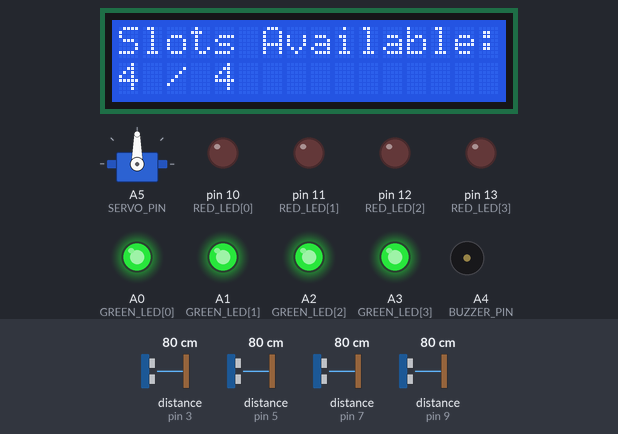
Bench run of a sketch on a simulated Arduino Uno, built with avr-gcc and run on an emulated ATmega328P. On the bench: 16×2 character LCD, servo, output pins drawn as LEDs (lit = HIGH), buzzer (waves = sounding, pin HIGH). Wiring (inferred from the names in the program): 4 × ultrasonic range finder: trigger pin 2, echo pin 3 / trigger pin 4, echo pin 5 / trigger pin 6, echo pin 7 / trigger pin 8, echo pin 9. The inputs (shaded band) are chosen by the test bench; at power-on: distance to the obstacle (sensors on pin 3, pin 5, pin 9, pin 7) 80 cm. The echo pulse lasts 58.3 µs per cm; pins used as bus, display or sensor lines are not drawn; what the sketch prints to the serial monitor is not drawn.

Above: at 2.7 s.
2.8 s: distance to the obstacle (sensor on pin 3) set to 18 cm
4.5 s: distance to the obstacle (sensor on pin 3) set to 14 cm
At 5.6 s:
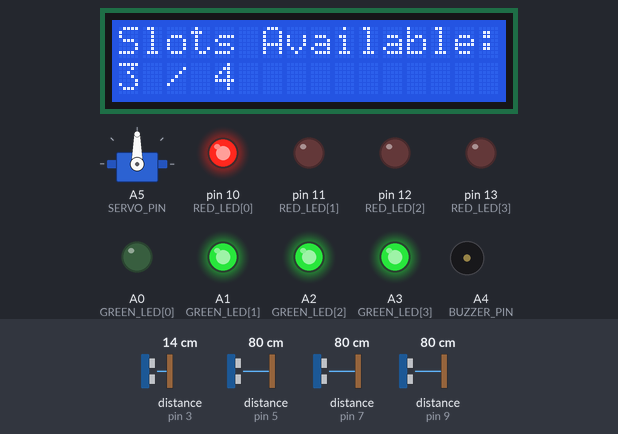
6.6 s: distance to the obstacle (sensor on pin 5) set to 17 cm
8.1 s: distance to the obstacle (sensor on pin 5) set to 13 cm
At 9.3 s:
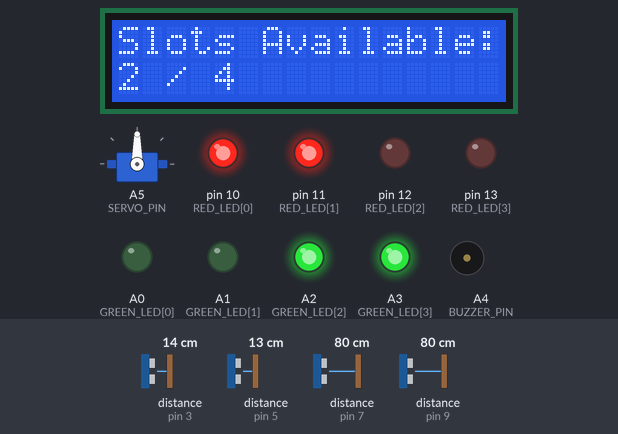
14.0 s: distance to the obstacle (sensor on pin 9) set to 18 cm
15.5 s: distance to the obstacle (sensor on pin 9) set to 13 cm
At 17.3 s:
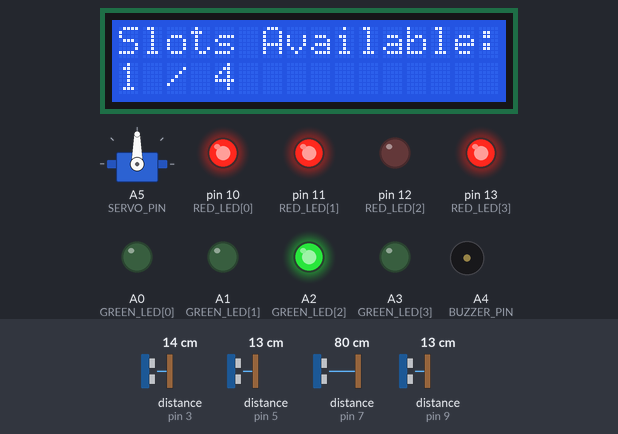
Timing chart, 0 to 18.3 s (numbered marks = the images above; inputs shaded):
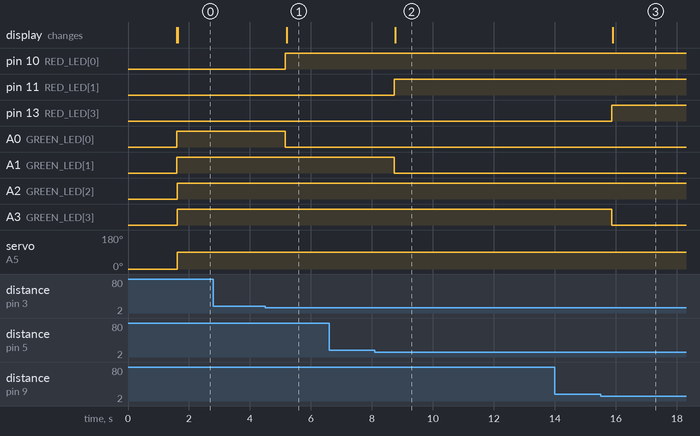

Measured:
- the behaviour switches between 16 and 15 cm on distance to the obstacle (sensor on pin 3) (found by bisection; images 0 and 1)
- the behaviour switches between 16 and 15 cm on distance to the obstacle (sensor on pin 5) (found by bisection; images 1 and 2)
- the behaviour switches between 16 and 15 cm on distance to the obstacle (sensor on pin 9) (found by bisection; images 2 and 3)
- after the input at 2.8 s, every drawn part: stays the same
- after the input at 4.5 s, pin 10 (RED_LED[0]): LOW → HIGH after 0.66 s; A0 (GREEN_LED[0]): HIGH → LOW after 0.66 s; the display: changes after 0.70 s (image 1)
- after the input at 6.6 s, every drawn part: stays the same
- after the input at 8.1 s, pin 11 (RED_LED[1]): LOW → HIGH after 0.63 s; A1 (GREEN_LED[1]): HIGH → LOW after 0.63 s; the display: changes after 0.66 s (image 2)
- after the input at 14.0 s, every drawn part: stays the same
- after the input at 15.5 s, pin 13 (RED_LED[3]): LOW → HIGH after 0.37 s; A3 (GREEN_LED[3]): HIGH → LOW after 0.37 s; the display: changes after 0.40 s (image 3)

The sketch:

smart_parking_complete.ino
```cpp
/*
  ============================================================
  SMART PARKING SYSTEM USING ULTRASONIC SENSORS
  Complete Integrated Code (4 Slots)
  Board: Arduino UNO (also works on ESP32 with pin remap)
  ============================================================
  Modules:
    A. Ultrasonic distance measurement
    B. Parking slot free/occupied detection
    C. Available slot counter
    D. Red/Green LED indication
    E. Buzzer + "PARKING FULL" alert
    F. 16x2 I2C LCD display
    G. Optional servo gate
  ------------------------------------------------------------
  Library required: LiquidCrystal_I2C (by Frank de Brabander)
  Install via Arduino IDE -> Tools -> Manage Libraries
  ============================================================
*/

#include <Wire.h>
#include <LiquidCrystal_I2C.h>
#include <Servo.h>

// ---------------- CONFIG ----------------
#define NUM_SLOTS 4
const int TRIG_PIN[NUM_SLOTS]  = {2, 4, 6, 8};
const int ECHO_PIN[NUM_SLOTS]  = {3, 5, 7, 9};
const int GREEN_LED[NUM_SLOTS] = {A0, A1, A2, A3};
const int RED_LED[NUM_SLOTS]   = {10, 11, 12, 13};

const int BUZZER_PIN = A4;
const bool USE_SERVO_GATE = true;
const int SERVO_PIN = A5;

// Distance threshold (cm). Below this = OCCUPIED.
// Calibrate based on your sensor mounting height (see README).
const int SLOT_THRESHOLD_CM = 15;

// Invalid reading guard (HC-SR04 max reliable range ~400cm)
const int MAX_VALID_DISTANCE = 400;

LiquidCrystal_I2C lcd(0x27, 16, 2); // change 0x27 if your I2C scanner shows a different address
Servo gateServo;

bool slotOccupied[NUM_SLOTS];
int availableSlots = 0;

// ---------------- SETUP ----------------
void setup() {
  Serial.begin(9600);

  for (int i = 0; i < NUM_SLOTS; i++) {
    pinMode(TRIG_PIN[i], OUTPUT);
    pinMode(ECHO_PIN[i], INPUT);
    pinMode(GREEN_LED[i], OUTPUT);
    pinMode(RED_LED[i], OUTPUT);
  }
  pinMode(BUZZER_PIN, OUTPUT);

  lcd.init();
  lcd.backlight();
  lcd.setCursor(0, 0);
  lcd.print("Smart Parking");
  lcd.setCursor(0, 1);
  lcd.print("Initializing...");

  if (USE_SERVO_GATE) {
    gateServo.attach(SERVO_PIN);
    gateServo.write(0); // closed
  }

  delay(1500);
  lcd.clear();
}

// ---------------- MODULE A: DISTANCE MEASUREMENT ----------------
long readDistanceCM(int trigPin, int echoPin) {
  digitalWrite(trigPin, LOW);
  delayMicroseconds(2);
  digitalWrite(trigPin, HIGH);
  delayMicroseconds(10);
  digitalWrite(trigPin, LOW);

  // 25ms timeout (~430cm max) avoids blocking forever when there's no echo
  long duration = pulseIn(echoPin, HIGH, 25000);

  if (duration == 0) {
    return -1; // invalid / nothing detected in range
  }

  // Distance = (Echo Time x Speed of Sound) / 2
  // Speed of sound ~ 0.0343 cm/microsecond
  // Divide by 2 because the pulse travels TO the object AND back
  long distance = duration * 0.0343 / 2;

  if (distance > MAX_VALID_DISTANCE || distance <= 0) {
    return -1;
  }
  return distance;
}

// ---------------- MODULE B: SLOT DETECTION ----------------
bool isSlotOccupied(long distanceCM) {
  if (distanceCM == -1) {
    // No echo usually means nothing is close -> treat as FREE
    return false;
  }
  return (distanceCM < SLOT_THRESHOLD_CM);
}

// ---------------- MODULE D: LED INDICATION ----------------
void updateLED(int slotIndex, bool occupied) {
  digitalWrite(GREEN_LED[slotIndex], occupied ? LOW : HIGH);
  digitalWrite(RED_LED[slotIndex], occupied ? HIGH : LOW);
}

// ---------------- MODULE E: BUZZER / ALERT ----------------
void updateAlert(bool parkingFull) {
  digitalWrite(BUZZER_PIN, parkingFull ? HIGH : LOW);
}

// ---------------- MODULE G: GATE CONTROL ----------------
void updateGate(bool parkingFull) {
  if (!USE_SERVO_GATE) return;
  gateServo.write(parkingFull ? 0 : 90); // 0 = closed, 90 = open
}

// ---------------- MODULE F: LCD DISPLAY ----------------
void updateLCD(bool parkingFull) {
  lcd.clear();
  if (parkingFull) {
    lcd.setCursor(0, 0);
    lcd.print("PARKING FULL");
    lcd.setCursor(0, 1);
    lcd.print("Please Wait...");
  } else {
    lcd.setCursor(0, 0);
    lcd.print("Slots Available:");
    lcd.setCursor(0, 1);
    lcd.print(availableSlots);
    lcd.print(" / ");
    lcd.print(NUM_SLOTS);
  }
}

// ---------------- SERIAL DEBUG OUTPUT ----------------
void printSerialStatus() {
  Serial.println("---------------------------------");
  for (int i = 0; i < NUM_SLOTS; i++) {
    Serial.print("Slot ");
    Serial.print(i + 1);
    Serial.print(": ");
    Serial.println(slotOccupied[i] ? "OCCUPIED" : "FREE");
  }
  Serial.print("Available Slots: ");
  Serial.println(availableSlots);
  if (availableSlots == 0) {
    Serial.println("STATUS: PARKING FULL - Buzzer ON, Gate CLOSED");
  }
}

// ---------------- MAIN LOOP ----------------
void loop() {
  availableSlots = 0;

  for (int i = 0; i < NUM_SLOTS; i++) {
    long distance = readDistanceCM(TRIG_PIN[i], ECHO_PIN[i]);
    slotOccupied[i] = isSlotOccupied(distance);
    updateLED(i, slotOccupied[i]);
    if (!slotOccupied[i]) availableSlots++;
  }

  bool parkingFull = (availableSlots == 0);
  updateAlert(parkingFull);
  updateGate(parkingFull);
  updateLCD(parkingFull);
  printSerialStatus();

  delay(800); // fast enough to feel real-time, slow enough to avoid sensor cross-talk
}
```
